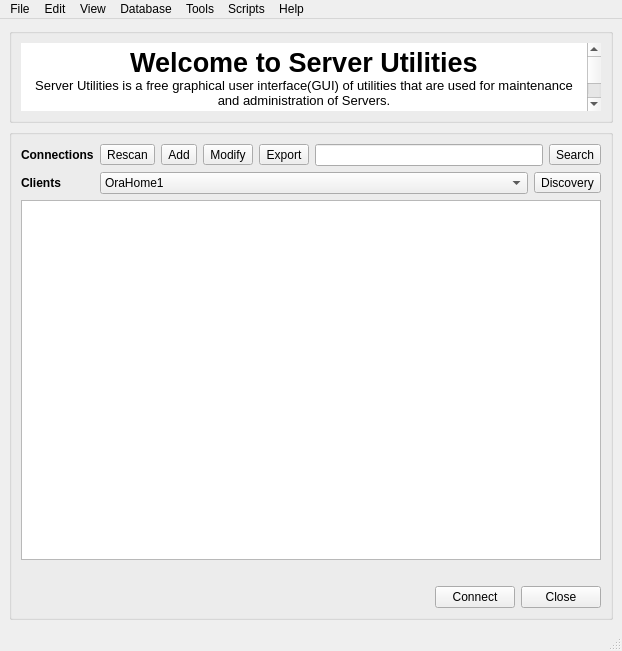
<?xml version="1.0" encoding="UTF-8"?>
<ui version="4.0">
 <class>MainWindow</class>
 <widget class="QMainWindow" name="MainWindow">
  <property name="geometry">
   <rect>
    <x>0</x>
    <y>0</y>
    <width>622</width>
    <height>651</height>
   </rect>
  </property>
  <property name="sizeIncrement">
   <size>
    <width>1</width>
    <height>2</height>
   </size>
  </property>
  <property name="windowTitle">
   <string>ServerUtilities</string>
  </property>
  <property name="windowIcon">
   <iconset>
    <normaloff>ooopic_1569555377.ico</normaloff>ooopic_1569555377.ico</iconset>
  </property>
  <property name="windowOpacity">
   <double>1.000000000000000</double>
  </property>
  <property name="dockOptions">
   <set>QMainWindow::AllowTabbedDocks|QMainWindow::AnimatedDocks</set>
  </property>
  <widget class="QWidget" name="centralwidget">
   <layout class="QGridLayout" name="gridLayout_8">
    <item row="0" column="0">
     <layout class="QGridLayout" name="gridLayout" rowstretch="1,100">
      <item row="0" column="0">
       <widget class="QGroupBox" name="groupBox">
        <property name="title">
         <string/>
        </property>
        <layout class="QGridLayout" name="gridLayout_4">
         <item row="0" column="0">
          <widget class="QTextEdit" name="textEdit">
           <property name="autoFillBackground">
            <bool>true</bool>
           </property>
           <property name="frameShape">
            <enum>QFrame::NoFrame</enum>
           </property>
           <property name="html">
            <string>&lt;!DOCTYPE HTML PUBLIC &quot;-//W3C//DTD HTML 4.0//EN&quot; &quot;http://www.w3.org/TR/REC-html40/strict.dtd&quot;&gt;
&lt;html&gt;&lt;head&gt;&lt;meta name=&quot;qrichtext&quot; content=&quot;1&quot; /&gt;&lt;style type=&quot;text/css&quot;&gt;
p, li { white-space: pre-wrap; }
&lt;/style&gt;&lt;/head&gt;&lt;body style=&quot; font-family:'MS Shell Dlg 2'; font-size:8.25pt; font-weight:400; font-style:normal;&quot;&gt;
&lt;p align=&quot;center&quot; style=&quot; margin-top:0px; margin-bottom:0px; margin-left:0px; margin-right:0px; -qt-block-indent:0; text-indent:0px;&quot;&gt;&lt;span style=&quot; font-size:20pt; font-weight:600;&quot;&gt;Welcome to Server Utilities&lt;/span&gt;&lt;/p&gt;
&lt;p align=&quot;center&quot; style=&quot; margin-top:0px; margin-bottom:0px; margin-left:0px; margin-right:0px; -qt-block-indent:0; text-indent:0px;&quot;&gt;&lt;span style=&quot; font-size:10pt;&quot;&gt;Server Utilities is a free graphical user interface(GUI) of utilities that are used for maintenance and administration of Servers.&lt;/span&gt;&lt;/p&gt;
&lt;p align=&quot;center&quot; style=&quot; margin-top:0px; margin-bottom:0px; margin-left:0px; margin-right:0px; -qt-block-indent:0; text-indent:0px;&quot;&gt;&lt;span style=&quot; font-size:10pt;&quot;&gt;These utilities encapsulate a set of the library is written entirely in Python, meaning that it is not necessary to have any &lt;/span&gt;&lt;/p&gt;
&lt;p align=&quot;center&quot; style=&quot; margin-top:0px; margin-bottom:0px; margin-left:0px; margin-right:0px; -qt-block-indent:0; text-indent:0px;&quot;&gt;&lt;span style=&quot; font-size:10pt;&quot;&gt;other tools or libraries installed to make it work.It is currently designed to work with Python v2.x and there is no support  for Python v3.x.&lt;/span&gt;&lt;/p&gt;&lt;/body&gt;&lt;/html&gt;</string>
           </property>
           <property name="textInteractionFlags">
            <set>Qt::TextSelectableByKeyboard|Qt::TextSelectableByMouse</set>
           </property>
          </widget>
         </item>
        </layout>
       </widget>
      </item>
      <item row="1" column="0">
       <widget class="QGroupBox" name="groupBox_2">
        <property name="title">
         <string/>
        </property>
        <layout class="QGridLayout" name="gridLayout_12">
         <item row="0" column="0">
          <layout class="QGridLayout" name="gridLayout_11">
           <item row="0" column="0">
            <layout class="QGridLayout" name="gridLayout_10">
             <item row="0" column="0">
              <layout class="QGridLayout" name="gridLayout_9" columnstretch="0,1">
               <item row="0" column="0">
                <layout class="QGridLayout" name="gridLayout_2">
                 <item row="0" column="0">
                  <widget class="QLabel" name="label">
                   <property name="sizePolicy">
                    <sizepolicy hsizetype="Preferred" vsizetype="Preferred">
                     <horstretch>0</horstretch>
                     <verstretch>0</verstretch>
                    </sizepolicy>
                   </property>
                   <property name="font">
                    <font>
                     <weight>75</weight>
                     <bold>true</bold>
                    </font>
                   </property>
                   <property name="text">
                    <string>Connections</string>
                   </property>
                  </widget>
                 </item>
                 <item row="1" column="0">
                  <widget class="QLabel" name="label_2">
                   <property name="font">
                    <font>
                     <weight>75</weight>
                     <bold>true</bold>
                    </font>
                   </property>
                   <property name="text">
                    <string>Clients</string>
                   </property>
                  </widget>
                 </item>
                </layout>
               </item>
               <item row="0" column="1">
                <layout class="QGridLayout" name="gridLayout_7">
                 <item row="0" column="0">
                  <layout class="QGridLayout" name="gridLayout_5">
                   <item row="0" column="0">
                    <widget class="QToolButton" name="toolButton">
                     <property name="sizePolicy">
                      <sizepolicy hsizetype="Fixed" vsizetype="Fixed">
                       <horstretch>0</horstretch>
                       <verstretch>0</verstretch>
                      </sizepolicy>
                     </property>
                     <property name="text">
                      <string>Rescan</string>
                     </property>
                    </widget>
                   </item>
                   <item row="0" column="1">
                    <widget class="QToolButton" name="toolButton_2">
                     <property name="sizePolicy">
                      <sizepolicy hsizetype="Fixed" vsizetype="Fixed">
                       <horstretch>0</horstretch>
                       <verstretch>0</verstretch>
                      </sizepolicy>
                     </property>
                     <property name="text">
                      <string>Add</string>
                     </property>
                    </widget>
                   </item>
                   <item row="0" column="2">
                    <widget class="QToolButton" name="toolButton_3">
                     <property name="sizePolicy">
                      <sizepolicy hsizetype="Fixed" vsizetype="Fixed">
                       <horstretch>0</horstretch>
                       <verstretch>0</verstretch>
                      </sizepolicy>
                     </property>
                     <property name="text">
                      <string>Modify</string>
                     </property>
                    </widget>
                   </item>
                   <item row="0" column="3">
                    <widget class="QToolButton" name="toolButton_4">
                     <property name="sizePolicy">
                      <sizepolicy hsizetype="Fixed" vsizetype="Fixed">
                       <horstretch>0</horstretch>
                       <verstretch>0</verstretch>
                      </sizepolicy>
                     </property>
                     <property name="text">
                      <string>Export</string>
                     </property>
                    </widget>
                   </item>
                   <item row="0" column="4">
                    <widget class="QLineEdit" name="lineEdit">
                     <property name="sizePolicy">
                      <sizepolicy hsizetype="Preferred" vsizetype="Fixed">
                       <horstretch>0</horstretch>
                       <verstretch>0</verstretch>
                      </sizepolicy>
                     </property>
                    </widget>
                   </item>
                   <item row="0" column="5">
                    <widget class="QToolButton" name="toolButton_5">
                     <property name="sizePolicy">
                      <sizepolicy hsizetype="Fixed" vsizetype="Fixed">
                       <horstretch>0</horstretch>
                       <verstretch>0</verstretch>
                      </sizepolicy>
                     </property>
                     <property name="text">
                      <string>Search</string>
                     </property>
                    </widget>
                   </item>
                  </layout>
                 </item>
                 <item row="1" column="0">
                  <layout class="QGridLayout" name="gridLayout_3">
                   <item row="0" column="0">
                    <widget class="QComboBox" name="comboBox_2">
                     <item>
                      <property name="text">
                       <string>OraHome1</string>
                      </property>
                     </item>
                    </widget>
                   </item>
                   <item row="0" column="1">
                    <widget class="QToolButton" name="toolButton_6">
                     <property name="text">
                      <string>Discovery</string>
                     </property>
                    </widget>
                   </item>
                  </layout>
                 </item>
                </layout>
               </item>
              </layout>
             </item>
             <item row="1" column="0">
              <widget class="QTableWidget" name="tableWidget">
               <property name="autoFillBackground">
                <bool>true</bool>
               </property>
               <property name="dragEnabled">
                <bool>true</bool>
               </property>
               <property name="dragDropMode">
                <enum>QAbstractItemView::DragDrop</enum>
               </property>
               <property name="selectionBehavior">
                <enum>QAbstractItemView::SelectRows</enum>
               </property>
               <property name="sortingEnabled">
                <bool>true</bool>
               </property>
               <attribute name="horizontalHeaderShowSortIndicator" stdset="0">
                <bool>false</bool>
               </attribute>
               <attribute name="verticalHeaderVisible">
                <bool>false</bool>
               </attribute>
              </widget>
             </item>
            </layout>
           </item>
           <item row="1" column="0">
            <widget class="QLabel" name="label_4">
             <property name="text">
              <string/>
             </property>
            </widget>
           </item>
          </layout>
         </item>
         <item row="1" column="0">
          <layout class="QGridLayout" name="gridLayout_6" columnstretch="10,0,0">
           <item row="0" column="2">
            <widget class="QPushButton" name="pushButton_2">
             <property name="text">
              <string>Close</string>
             </property>
            </widget>
           </item>
           <item row="0" column="1">
            <widget class="QPushButton" name="pushButton">
             <property name="text">
              <string>Connect</string>
             </property>
            </widget>
           </item>
           <item row="0" column="0">
            <spacer name="horizontalSpacer">
             <property name="orientation">
              <enum>Qt::Horizontal</enum>
             </property>
             <property name="sizeHint" stdset="0">
              <size>
               <width>40</width>
               <height>20</height>
              </size>
             </property>
            </spacer>
           </item>
          </layout>
         </item>
        </layout>
       </widget>
      </item>
     </layout>
    </item>
   </layout>
  </widget>
  <widget class="QMenuBar" name="menubar">
   <property name="geometry">
    <rect>
     <x>0</x>
     <y>0</y>
     <width>622</width>
     <height>21</height>
    </rect>
   </property>
   <widget class="QMenu" name="menuFile">
    <property name="title">
     <string>File</string>
    </property>
   </widget>
   <widget class="QMenu" name="menuEdit">
    <property name="title">
     <string>Edit</string>
    </property>
   </widget>
   <widget class="QMenu" name="menuView">
    <property name="title">
     <string>View</string>
    </property>
   </widget>
   <widget class="QMenu" name="menuDatabase">
    <property name="title">
     <string>Database</string>
    </property>
   </widget>
   <widget class="QMenu" name="menuTools">
    <property name="title">
     <string>Tools</string>
    </property>
   </widget>
   <widget class="QMenu" name="menuScripts">
    <property name="title">
     <string>Scripts</string>
    </property>
   </widget>
   <widget class="QMenu" name="menuHelp">
    <property name="title">
     <string>Help</string>
    </property>
   </widget>
   <addaction name="menuFile"/>
   <addaction name="menuEdit"/>
   <addaction name="menuView"/>
   <addaction name="menuDatabase"/>
   <addaction name="menuTools"/>
   <addaction name="menuScripts"/>
   <addaction name="menuHelp"/>
  </widget>
  <widget class="QStatusBar" name="statusbar">
   <property name="sizePolicy">
    <sizepolicy hsizetype="Preferred" vsizetype="Preferred">
     <horstretch>0</horstretch>
     <verstretch>0</verstretch>
    </sizepolicy>
   </property>
   <property name="baseSize">
    <size>
     <width>0</width>
     <height>0</height>
    </size>
   </property>
   <property name="font">
    <font>
     <italic>true</italic>
    </font>
   </property>
   <property name="autoFillBackground">
    <bool>true</bool>
   </property>
   <property name="sizeGripEnabled">
    <bool>true</bool>
   </property>
  </widget>
 </widget>
 <tabstops>
  <tabstop>textEdit</tabstop>
  <tabstop>toolButton</tabstop>
  <tabstop>toolButton_2</tabstop>
  <tabstop>toolButton_3</tabstop>
  <tabstop>toolButton_4</tabstop>
  <tabstop>lineEdit</tabstop>
  <tabstop>toolButton_5</tabstop>
  <tabstop>comboBox_2</tabstop>
  <tabstop>toolButton_6</tabstop>
  <tabstop>tableWidget</tabstop>
  <tabstop>pushButton</tabstop>
  <tabstop>pushButton_2</tabstop>
 </tabstops>
 <resources/>
 <connections/>
</ui>
